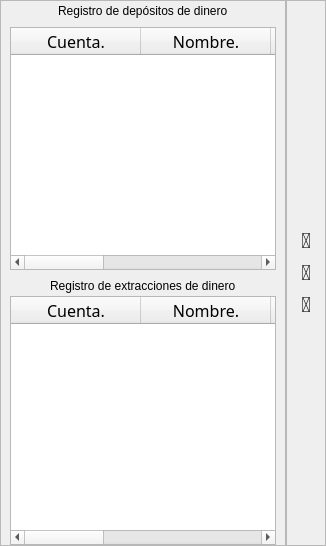
                  <widget class="QWidget" name="pagina_transacciones">
                   <layout class="QHBoxLayout" name="horizontalLayout_8" stretch="10,1">
                    <property name="spacing">
                     <number>0</number>
                    </property>
                    <property name="leftMargin">
                     <number>0</number>
                    </property>
                    <property name="topMargin">
                     <number>0</number>
                    </property>
                    <property name="rightMargin">
                     <number>0</number>
                    </property>
                    <property name="bottomMargin">
                     <number>0</number>
                    </property>
                    <item>
                     <widget class="QFrame" name="frame_42">
                      <property name="frameShape">
                       <enum>QFrame::StyledPanel</enum>
                      </property>
                      <property name="frameShadow">
                       <enum>QFrame::Raised</enum>
                      </property>
                      <layout class="QVBoxLayout" name="verticalLayout_46">
                       <property name="spacing">
                        <number>6</number>
                       </property>
                       <property name="leftMargin">
                        <number>9</number>
                       </property>
                       <property name="topMargin">
                        <number>0</number>
                       </property>
                       <property name="rightMargin">
                        <number>9</number>
                       </property>
                       <property name="bottomMargin">
                        <number>0</number>
                       </property>
                       <item>
                        <layout class="QVBoxLayout" name="verticalLayout_35">
                         <item>
                          <layout class="QHBoxLayout" name="horizontalLayout_9">
                           <item>
                            <spacer name="horizontalSpacer_21">
                             <property name="orientation">
                              <enum>Qt::Horizontal</enum>
                             </property>
                             <property name="sizeHint" stdset="0">
                              <size>
                               <width>40</width>
                               <height>20</height>
                              </size>
                             </property>
                            </spacer>
                           </item>
                           <item>
                            <widget class="QLabel" name="label">
                             <property name="styleSheet">
                              <string notr="true">font: 16pt &quot;Roboto Bk&quot;;</string>
                             </property>
                             <property name="text">
                              <string>Registro de depósitos de dinero</string>
                             </property>
                            </widget>
                           </item>
                           <item>
                            <spacer name="horizontalSpacer_22">
                             <property name="orientation">
                              <enum>Qt::Horizontal</enum>
                             </property>
                             <property name="sizeHint" stdset="0">
                              <size>
                               <width>40</width>
                               <height>20</height>
                              </size>
                             </property>
                            </spacer>
                           </item>
                          </layout>
                         </item>
                         <item>
                          <widget class="QTableWidget" name="tableWidget">
                           <property name="enabled">
                            <bool>true</bool>
                           </property>
                           <property name="font">
                            <font>
                             <family>Roboto Bk</family>
                             <pointsize>12</pointsize>
                             <weight>50</weight>
                             <italic>false</italic>
                             <bold>false</bold>
                            </font>
                           </property>
                           <property name="styleSheet">
                            <string notr="true">font: 12pt &quot;Roboto Bk&quot;;
color: rgb(0, 0, 0);</string>
                           </property>
                           <property name="frameShadow">
                            <enum>QFrame::Sunken</enum>
                           </property>
                           <property name="editTriggers">
                            <set>QAbstractItemView::NoEditTriggers</set>
                           </property>
                           <property name="rowCount">
                            <number>0</number>
                           </property>
                           <attribute name="horizontalHeaderCascadingSectionResizes">
                            <bool>true</bool>
                           </attribute>
                           <attribute name="horizontalHeaderDefaultSectionSize">
                            <number>130</number>
                           </attribute>
                           <attribute name="horizontalHeaderHighlightSections">
                            <bool>false</bool>
                           </attribute>
                           <attribute name="horizontalHeaderStretchLastSection">
                            <bool>false</bool>
                           </attribute>
                           <attribute name="verticalHeaderCascadingSectionResizes">
                            <bool>false</bool>
                           </attribute>
                           <attribute name="verticalHeaderDefaultSectionSize">
                            <number>40</number>
                           </attribute>
                           <attribute name="verticalHeaderHighlightSections">
                            <bool>false</bool>
                           </attribute>
                           <attribute name="verticalHeaderShowSortIndicator" stdset="0">
                            <bool>false</bool>
                           </attribute>
                           <attribute name="verticalHeaderStretchLastSection">
                            <bool>false</bool>
                           </attribute>
                           <column>
                            <property name="text">
                             <string>Cuenta.</string>
                            </property>
                           </column>
                           <column>
                            <property name="text">
                             <string>Nombre.</string>
                            </property>
                           </column>
                           <column>
                            <property name="text">
                             <string>Saldo Base.</string>
                            </property>
                           </column>
                           <column>
                            <property name="text">
                             <string>Saldo Depositado.</string>
                            </property>
                           </column>
                           <column>
                            <property name="text">
                             <string>Saldo Resultante.</string>
                            </property>
                           </column>
                           <column>
                            <property name="text">
                             <string>Fecha.</string>
                            </property>
                           </column>
                          </widget>
                         </item>
                        </layout>
                       </item>
                       <item>
                        <layout class="QVBoxLayout" name="verticalLayout_36">
                         <property name="spacing">
                          <number>0</number>
                         </property>
                         <item>
                          <layout class="QHBoxLayout" name="horizontalLayout_10">
                           <item>
                            <spacer name="horizontalSpacer_23">
                             <property name="orientation">
                              <enum>Qt::Horizontal</enum>
                             </property>
                             <property name="sizeHint" stdset="0">
                              <size>
                               <width>40</width>
                               <height>20</height>
                              </size>
                             </property>
                            </spacer>
                           </item>
                           <item>
                            <widget class="QLabel" name="label_6">
                             <property name="styleSheet">
                              <string notr="true">font: 16pt &quot;Roboto Bk&quot;;</string>
                             </property>
                             <property name="text">
                              <string>Registro de extracciones de dinero</string>
                             </property>
                            </widget>
                           </item>
                           <item>
                            <spacer name="horizontalSpacer_24">
                             <property name="orientation">
                              <enum>Qt::Horizontal</enum>
                             </property>
                             <property name="sizeHint" stdset="0">
                              <size>
                               <width>40</width>
                               <height>20</height>
                              </size>
                             </property>
                            </spacer>
                           </item>
                          </layout>
                         </item>
                         <item>
                          <widget class="QTableWidget" name="tableWidget_2">
                           <property name="enabled">
                            <bool>true</bool>
                           </property>
                           <property name="font">
                            <font>
                             <family>Roboto Bk</family>
                             <pointsize>12</pointsize>
                             <weight>50</weight>
                             <italic>false</italic>
                             <bold>false</bold>
                            </font>
                           </property>
                           <property name="styleSheet">
                            <string notr="true">font: 12pt &quot;Roboto Bk&quot;;
color: rgb(0, 0, 0);</string>
                           </property>
                           <property name="frameShadow">
                            <enum>QFrame::Sunken</enum>
                           </property>
                           <property name="editTriggers">
                            <set>QAbstractItemView::NoEditTriggers</set>
                           </property>
                           <property name="rowCount">
                            <number>0</number>
                           </property>
                           <attribute name="horizontalHeaderCascadingSectionResizes">
                            <bool>true</bool>
                           </attribute>
                           <attribute name="horizontalHeaderDefaultSectionSize">
                            <number>130</number>
                           </attribute>
                           <attribute name="horizontalHeaderHighlightSections">
                            <bool>false</bool>
                           </attribute>
                           <attribute name="horizontalHeaderShowSortIndicator" stdset="0">
                            <bool>false</bool>
                           </attribute>
                           <attribute name="horizontalHeaderStretchLastSection">
                            <bool>false</bool>
                           </attribute>
                           <attribute name="verticalHeaderCascadingSectionResizes">
                            <bool>false</bool>
                           </attribute>
                           <attribute name="verticalHeaderDefaultSectionSize">
                            <number>40</number>
                           </attribute>
                           <attribute name="verticalHeaderHighlightSections">
                            <bool>false</bool>
                           </attribute>
                           <attribute name="verticalHeaderShowSortIndicator" stdset="0">
                            <bool>false</bool>
                           </attribute>
                           <attribute name="verticalHeaderStretchLastSection">
                            <bool>false</bool>
                           </attribute>
                           <column>
                            <property name="text">
                             <string>Cuenta.</string>
                            </property>
                           </column>
                           <column>
                            <property name="text">
                             <string>Nombre.</string>
                            </property>
                           </column>
                           <column>
                            <property name="text">
                             <string>Saldo Base.</string>
                            </property>
                           </column>
                           <column>
                            <property name="text">
                             <string>Saldo Extraido.</string>
                            </property>
                           </column>
                           <column>
                            <property name="text">
                             <string>Saldo Resultante.</string>
                            </property>
                           </column>
                           <column>
                            <property name="text">
                             <string>Fecha.</string>
                            </property>
                           </column>
                          </widget>
                         </item>
                        </layout>
                       </item>
                      </layout>
                     </widget>
                    </item>
                    <item>
                     <widget class="QFrame" name="frame_43">
                      <property name="maximumSize">
                       <size>
                        <width>45</width>
                        <height>16777215</height>
                       </size>
                      </property>
                      <property name="frameShape">
                       <enum>QFrame::StyledPanel</enum>
                      </property>
                      <property name="frameShadow">
                       <enum>QFrame::Raised</enum>
                      </property>
                      <layout class="QVBoxLayout" name="verticalLayout_48">
                       <item>
                        <spacer name="verticalSpacer">
                         <property name="orientation">
                          <enum>Qt::Vertical</enum>
                         </property>
                         <property name="sizeHint" stdset="0">
                          <size>
                           <width>20</width>
                           <height>218</height>
                          </size>
                         </property>
                        </spacer>
                       </item>
                       <item>
                        <layout class="QVBoxLayout" name="verticalLayout_47">
                         <item>
                          <widget class="QPushButton" name="pushButton_17">
                           <property name="font">
                            <font>
                             <family>Roboto</family>
                             <pointsize>16</pointsize>
                            </font>
                           </property>
                           <property name="cursor">
                            <cursorShape>PointingHandCursor</cursorShape>
                           </property>
                           <property name="styleSheet">
                            <string notr="true">background-color: transparent;
    border: none;</string>
                           </property>
                           <property name="text">
                            <string>🔼</string>
                           </property>
                          </widget>
                         </item>
                         <item>
                          <widget class="QPushButton" name="pushButton_19">
                           <property name="font">
                            <font>
                             <family>Roboto</family>
                             <pointsize>16</pointsize>
                            </font>
                           </property>
                           <property name="cursor">
                            <cursorShape>PointingHandCursor</cursorShape>
                           </property>
                           <property name="styleSheet">
                            <string notr="true">background-color: transparent;
    border: none;</string>
                           </property>
                           <property name="text">
                            <string>🔁</string>
                           </property>
                          </widget>
                         </item>
                         <item>
                          <widget class="QPushButton" name="pushButton_18">
                           <property name="font">
                            <font>
                             <family>Roboto</family>
                             <pointsize>16</pointsize>
                            </font>
                           </property>
                           <property name="cursor">
                            <cursorShape>PointingHandCursor</cursorShape>
                           </property>
                           <property name="styleSheet">
                            <string notr="true">background-color: transparent;
    border: none;</string>
                           </property>
                           <property name="text">
                            <string>🔽</string>
                           </property>
                          </widget>
                         </item>
                        </layout>
                       </item>
                       <item>
                        <spacer name="verticalSpacer_2">
                         <property name="orientation">
                          <enum>Qt::Vertical</enum>
                         </property>
                         <property name="sizeHint" stdset="0">
                          <size>
                           <width>20</width>
                           <height>218</height>
                          </size>
                         </property>
                        </spacer>
                       </item>
                      </layout>
                      <zorder>verticalSpacer</zorder>
                      <zorder>verticalSpacer_2</zorder>
                     </widget>
                    </item>
                   </layout>
                  </widget>
